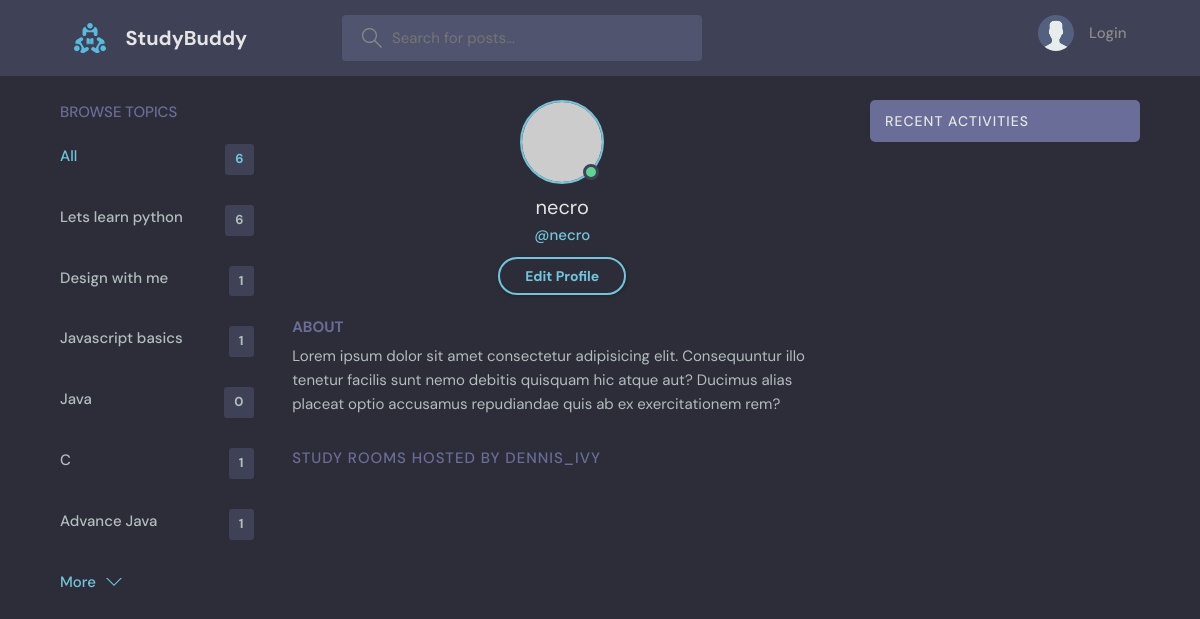
The page /profile/3 on the database its author committed.
### base/models.py (models this page shows, shortened)
class Topic(models.Model):
    name = models.CharField(max_length=200, null=False,)
    objects = models.Manager()

### base/views.py (the view)
# urls.py: path('profile/<str:pk>', views.userProfile, name = "user-profile"),
def userProfile(request, pk):
    user = User.objects.get(id = pk)
    rooms = user.room_set.all()
    room_messages = user.messages_set.all()
    topics = Topic.objects.all()
    context = {'user' : user, 'rooms': rooms, 'room_messages': room_messages, 'topics': topics}
    return render(request,'base/profile.html', context)

### base/templates/base/profile.html (shortened to what this page needs)
{% extends 'main.html' %}
{% block content %}
<main class="profile-page layout layout--3">
  <div class="container">
    <div class="topics">
      {% include 'base/topics_component.html' %}
    </div>
    <div class="roomList">
      <div class="profile">
        <div class="profile__avatar">
          <div class="avatar avatar--large active">
            <img src="https://randomuser.me/api/portraits/men/11.jpg" />
          </div>
        </div>
        <div class="profile__info">
          <h3>{{ user.username }}</h3>
          <p>@{{ user.username }}</p>
          <a href="edit-user.html" class="btn btn--main btn--pill">Edit Profile</a>
        </div>
        <div class="profile__about">
          <h3>About</h3>
          <p>
            Lorem ipsum dolor sit amet consectetur adipisicing elit. Consequuntur illo tenetur
            facilis sunt nemo debitis quisquam hic atque aut? Ducimus alias placeat optio
            accusamus repudiandae quis ab ex exercitationem rem?
          </p>
        </div>
      </div>
      <div class="roomList__header">
        <div>
          <h2>Study Rooms Hosted by dennis_ivy</a>
          </h2>
        </div>
      </div>
    </div>
    <div class="activities">
      {% include 'base/activity_component.html' %}
    </div>
  </div>
</main>
{% endblock content %}

### base/templates/base/topics_component.html
<div class="topics">
    <div class="topics__header">
      <h2>Browse Topics</h2>
    </div>
    <ul class="topics__list">
      <li>
        <a href="{% url 'home' %}" class="active">All<span>{{ topics.count }}</span></a>
      </li>
        {% for topic in topics %}
            <li>
                <a href="{% url 'home' %}?q={{ topic.name }}">{{ topic.name }}<span>{{ topic.room_set.all.count }}</span></a>
            </li>
        {% endfor %}
    </ul>
    <a class="btn btn--link" href="topics.html">
      More
      <svg version="1.1" xmlns="http://www.w3.org/2000/svg" width="32" height="32" viewBox="0 0 32 32">
        <title>chevron-down</title>
        <path d="M16 21l-13-13h-3l16 16 16-16h-3l-13 13z"></path>
      </svg>
    </a>
  </div>

### static/styles/style.css (style rules this page uses)
:root { --color-main: #71c6dd; --color-main-light: #e1f6fb; --color-dark: #3f4156; --color-dark-medium: #51546e; --color-dark-light: #696d97; --color-light: #e5e5e5; --color-gray: #8b8b8b; --color-light-gray: #b2bdbd; --color-bg: #2d2d39; --color-success: #5dd693; --color-error: #fc4b0b; }
* { font-family: "DM Sans", -apple-system, BlinkMacSystemFont, "Segoe UI", Roboto, Oxygen, Ubuntu, Cantarell, "Open Sans", "Helvetica Neue", sans-serif; margin: 0; padding: 0; box-sizing: border-box; text-rendering: optimizeLegibility; font-size: inherit; }
html { font-size: 56.25%; }
@media only screen and (min-width: 1200px) { html { font-size: 62.5%; } }
body { line-height: 1.6; font-weight: 400; font-size: 1.5rem; color: var(--color-light-gray); background-color: var(--color-bg); min-height: 100vh; }
img { width: 100%; }
a { display: inline-block; color: var(--color-main); text-decoration: none; }
.container { max-width: 120rem; width: 90%; margin: auto; }
.btn { background-color: transparent; border: none; display: inline-flex; align-items: center; gap: 1rem; cursor: pointer; transition: all ease-in-out 0.3s; padding: 1rem 2rem; border-radius: 5px; box-shadow: 1px 1px 3px 1px rgba(0, 0, 0, 0.15); font-weight: 500; }
.btn--link { border-radius: 0; padding: 0; color: var(--color-main); box-shadow: none; }
.btn--main { background-color: var(--color-main); color: var(--color-dark); }
.btn > svg { fill: currentColor; width: 1.6rem; height: 1.6rem; }
.btn--pill { border-radius: 10rem; font-size: 1.4rem; font-weight: 700; padding: 6px 2.5rem; color: var(--color-main); background: transparent; border: 2px solid var(--color-main); }
.avatar { position: relative; display: inline-block; border-radius: 50%; border: 2px solid var(--color-main); }
.avatar img { display: block; border-radius: 50%; object-fit: cover; object-position: center; }
.avatar::after { content: ""; display: block; position: absolute; background-color: var(--color-gray); z-index: 111; border-radius: 50%; border: 0.3rem solid var(--color-dark); }
.avatar.active::after { background-color: var(--color-success); }
.avatar.avatar--large img { display: block; width: 8rem; height: 8rem; border-radius: 50%; }
.avatar.avatar--large:after { width: 1rem; height: 1rem; bottom: 2px; right: 3.5px; }
.layout { margin-top: 2.4rem; }
.layout > .container { display: flex; justify-content: space-between; align-items: flex-start; }
.layout--3 > .container > div:first-child { flex-basis: 18%; max-width: 22.5rem; }
.layout--3 > .container > div:nth-child(2) { flex-basis: 50%; }
.layout--3 > .container > div:last-child { flex-basis: 25%; }
.topics__header { margin-bottom: 2rem; }
.topics__header h2 { text-transform: uppercase; font-weight: 500; color: var(--color-dark-light); }
.topics__list { list-style: none; }
.topics__list li a { display: flex; justify-content: space-between; margin-bottom: 3rem; font-weight: 500; color: var(--color-light-gray); transition: all 0.3s ease-in-out; }
.topics__list li a.active, .topics__list li a:hover { color: var(--color-main); }
.topics__list li a span { padding: 0.5rem 1rem; background-color: var(--color-dark); border-radius: 3px; font-size: 1.3rem; font-weight: 700; letter-spacing: 1px; }
.roomList__header { display: flex; justify-content: space-between; align-items: center; margin-bottom: 2.4rem; }
.roomList__header h2 { text-transform: uppercase; font-weight: 500; color: var(--color-light); letter-spacing: 1px; }
.activities { background: var(--color-dark); border-radius: 5px; overflow: hidden; }
.profile { margin-bottom: 3rem; }
.profile__avatar { text-align: center; }
.profile__info { text-align: center; }
.profile__info h3 { font-size: 2rem; color: var(--color-light); font-weight: 400; }
.profile__info p { color: var(--color-main); font-weight: 500; margin-bottom: 1rem; }
.profile__about { margin-top: 2rem; }
.profile__about h3 { text-transform: uppercase; color: var(--color-dark-light); margin-bottom: 0.5rem; }
.profile-page .roomList__header { margin-bottom: 1.5rem; }
.profile-page .roomList__header h2 { color: var(--color-dark-light); }

### rows shown on the page
Topic: name "Lets learn python", room_set.all.count "6"
Topic: name "Design with me", room_set.all.count "1"
Topic: name "Javascript basics", room_set.all.count "1"
Topic: name "Java", room_set.all.count "0"
Topic: name "C", room_set.all.count "1"
Topic: name "Advance Java", room_set.all.count "1"

### other values the page prints
{{ topics.count }} "6"
{{ user.username }} "necro"
